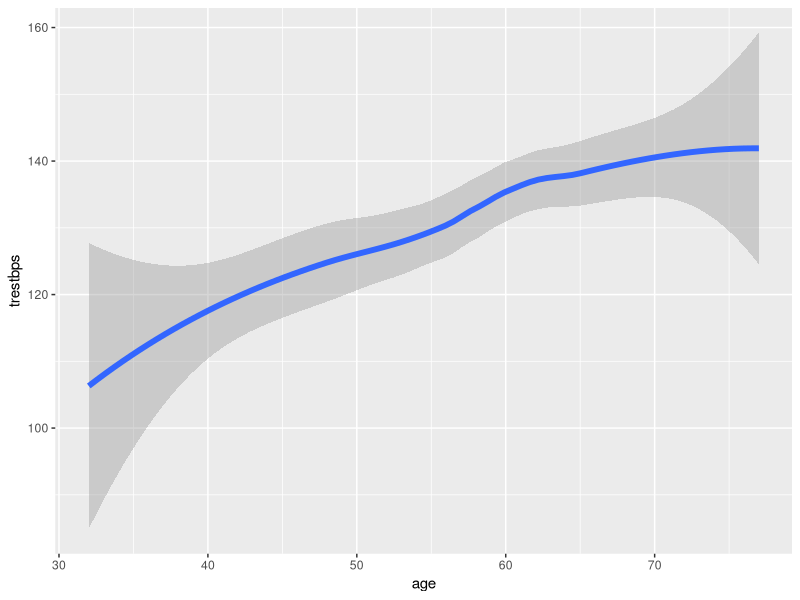
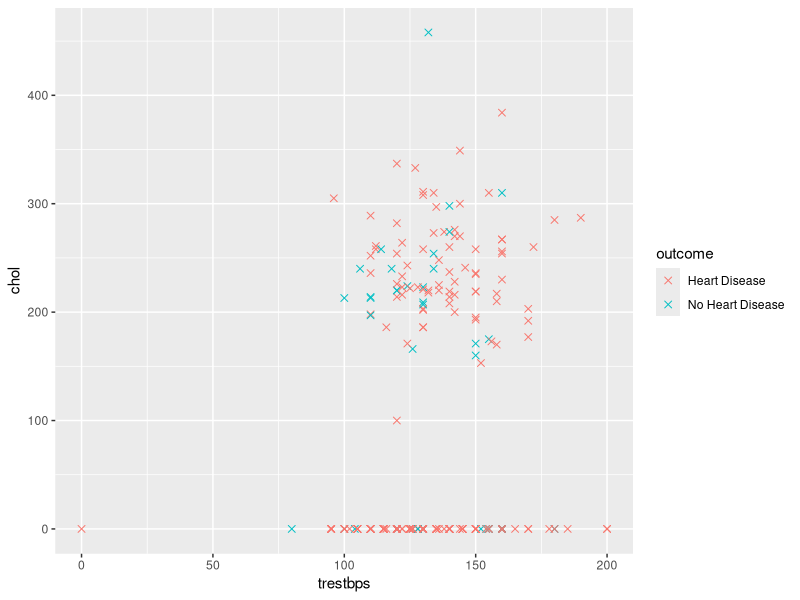
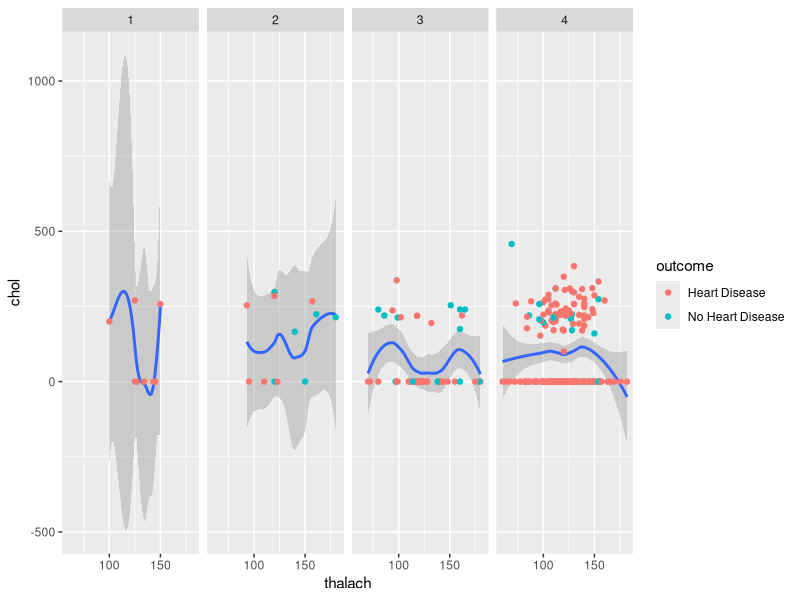
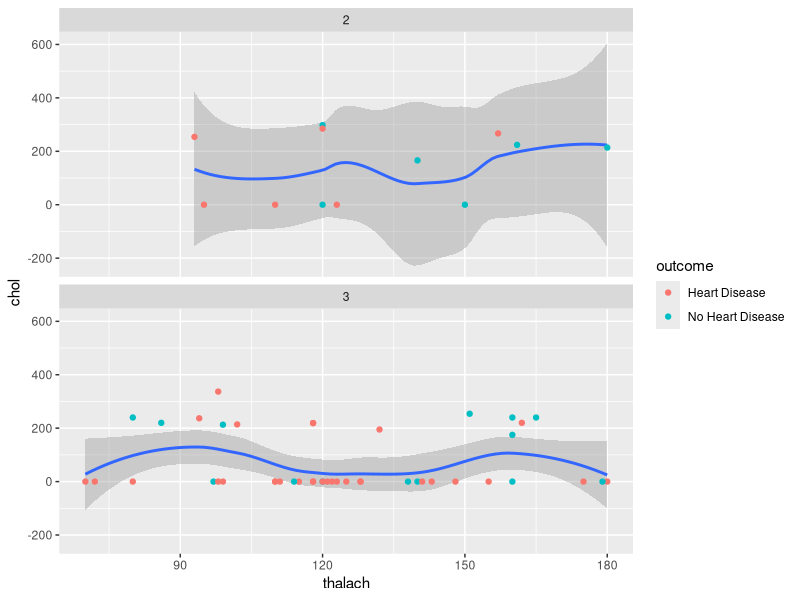
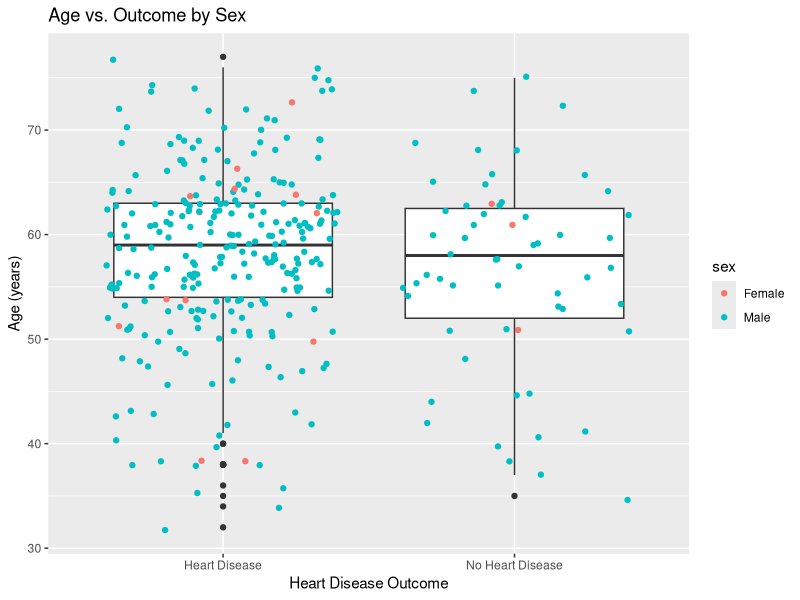
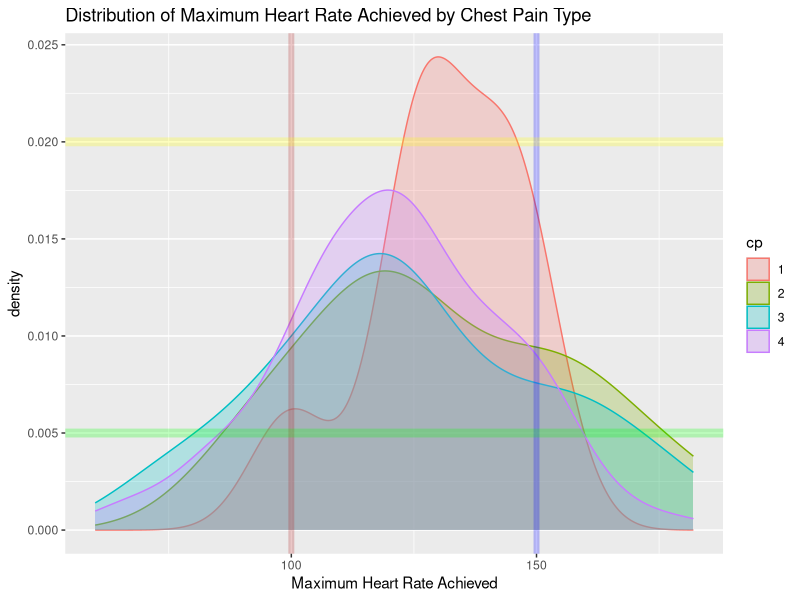

The R script that drew these images, in order: (Note: this script raises an error after producing the figures.)
## ---- chunk 1
knitr::opts_chunk$set(echo = TRUE)
## ---- chunk 2
library(tidyverse)
hd <- read_csv("Data/heart_disease.csv")
## ---- chunk 3
p <- ggplot(hd, aes(x = age, y = trestbps))
p + geom_smooth(size = 2)

## ---- chunk 4
p <- ggplot(hd, aes(x = trestbps, y = chol))
p + geom_point(aes(color = outcome), size = 2, pch = 4)
## ---- chunk 5
p <- ggplot(hd, aes(thalach, chol)) 
p + geom_smooth() + geom_point(aes(color = outcome)) + facet_wrap(~cp, ncol = 4)
## ---- chunk 6
p <- ggplot(filter(hd,cp > 1 & cp < 4), aes(thalach, chol)) 
p + geom_smooth() + geom_point(aes(color = outcome)) + facet_wrap(~cp, ncol = 1)
## ---- chunk 7
p <- ggplot(hd, aes(x = outcome, y = age)) 
p + geom_boxplot() + geom_jitter(aes(color = sex)) + ggtitle("Age vs. Outcome by Sex") +  xlab("Heart Disease Outcome") + ylab("Age (years)")
## ---- chunk 8
hd$cp <- as.factor(hd$cp)
p <- ggplot(hd, aes(thalach))
p + geom_density(aes(color = cp, fill = cp), alpha = 1/4) + geom_vline(xintercept = c(100, 150), size = 2, color = c("firebrick", "blue"), alpha = 1/4) + geom_hline(yintercept = c(.005, .020), size = 3, color = c("green", "yellow"), alpha = 1/4) + xlab("Maximum Heart Rate Achieved") + ggtitle("Distribution of Maximum Heart Rate Achieved by Chest Pain Type")

## ---- chunk 9
p <- ggplot(hd, aes(thalach))
p + geom_density(aes(color = cp, fill = cp)) + xlab("Maximum Heart Rate Achieved") + ggtitle("Distribution of Maximum Heart Rate Achieved by Chest Pain Type") + facet_wrap(aes(cp))
